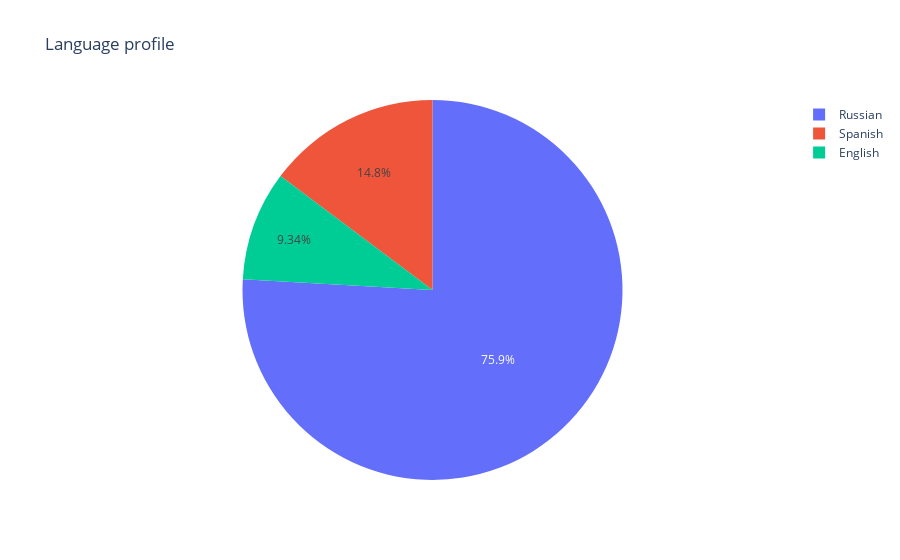

The notebook cell this image was saved under:
### Markdown cell above
# statistics continued...

### Code cell
pdx['UserLanguage'].replace('RU','Russian',inplace=True)
pdx['UserLanguage'].replace('ES-ES','Spanish',inplace=True)
pdx['UserLanguage'].replace('EN','English',inplace=True)

temp_series = pdx['UserLanguage'].value_counts()
labels = (np.array(temp_series.index))
sizes = (np.array((temp_series / temp_series.sum())*100))

trace = go.Pie(labels=labels, values=sizes)
layout = go.Layout(
    title='Language profile'
)
data = [trace]
fig = go.Figure(data=data, layout=layout)
py.iplot(fig)

### Figure 1 — Plotly figure (JSON) as saved in the notebook; plotly's stock layout.template omitted (floating-point values rounded to 4 significant figures)
{"data": [{"labels": ["Russian", "Spanish", "English"], "type": "pie", "values": [75.9, 14.76, 9.338]}], "layout": {"title": {"text": "Language profile"}}}
